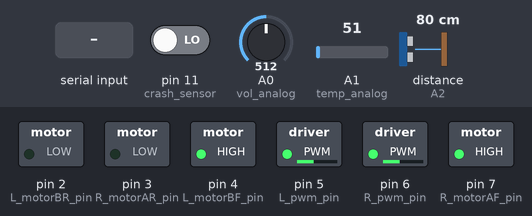
A sketch run on a simulated Arduino Uno, built for the host (arithmetic inside an expression is 32-bit, double 64-bit). On the bench: switched loads named in the sketch (green lamp = pin HIGH). Wiring (inferred from the names in the program): ultrasonic range finder: trigger A3; echo A2. Inputs (shaded band) come from the test bench; at power-on: distance to the obstacle (sensor on A2) 80 cm, pin 11 (crash_sensor) LOW, A0 (vol_analog) = 512, A1 (temp_analog) = 51. The echo pulse lasts 58.3 µs per cm; an integer division by zero does not stop the program and gives all ones (-1); pins used as bus, display or sensor lines are not drawn; what the sketch prints to the serial monitor is not drawn.

Above: at 1.2 s.
1.3 s: distance to the obstacle (sensor on A2) set to 2 cm
At 3.0 s:
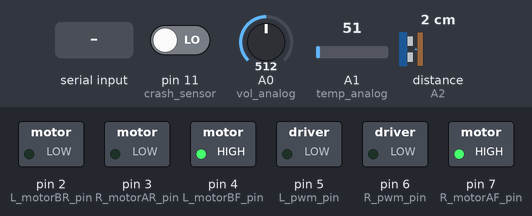
3.5 s: "90,45\n" received over Serial
5.3 s: distance to the obstacle (sensor on A2) set to 60 cm
At 7.8 s:
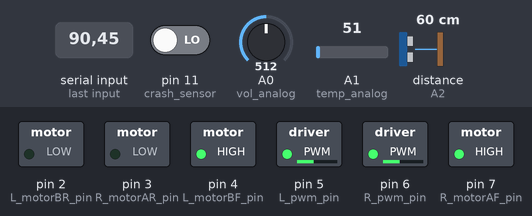
9.8 s: "90\n" received over Serial
At 12.0 s:
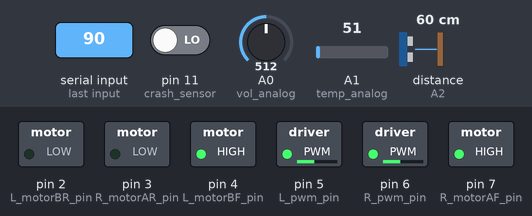
12.6 s: distance to the obstacle (sensor on A2) set to 4 cm
At 13.7 s:
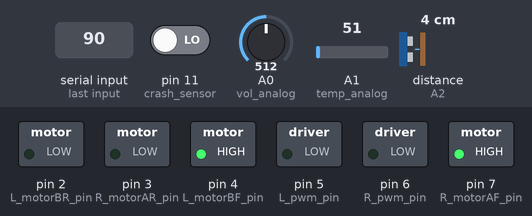
14.4 s: distance to the obstacle (sensor on A2) set to 120 cm
At 16.0 s:
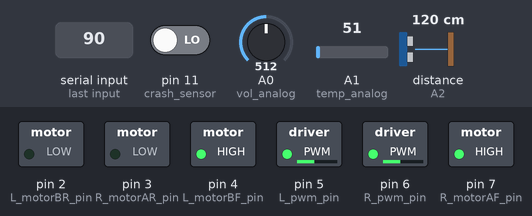
Timing chart, 0 to 17.1 s (numbered marks = the images above; inputs shaded):
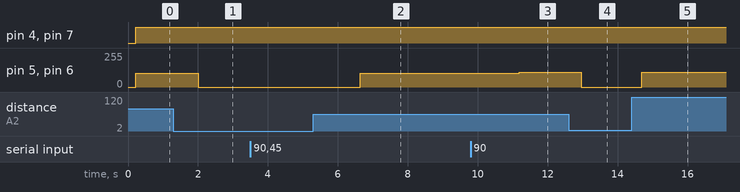

Measured:
- after the input at 1.3 s, pin 5 (L_pwm_pin), pin 6 (R_pwm_pin): 105/255 → 0/255 after 0.70 s
- after the input at 3.5 s, every drawn part: stays the same
- after the input at 5.3 s, pin 5 (L_pwm_pin), pin 6 (R_pwm_pin): 0/255 → 105/255 after 1.3 s
- after the input at 9.8 s, pin 5 (L_pwm_pin), pin 6 (R_pwm_pin): 105/255 → 110/255 after 1.4 s
- after the input at 12.6 s, pin 5 (L_pwm_pin), pin 6 (R_pwm_pin): 110/255 → 0/255 after 0.37 s
- after the input at 14.4 s, pin 5 (L_pwm_pin), pin 6 (R_pwm_pin): 0/255 → 110/255 after 0.30 s

The sketch:

moter_semi.ino
```cpp
#define vol_analog A0
#define temp_analog A1
#define echo A2
#define trig A3

int R_pwm_pin=6;
int R_motorAF_pin=7;
int R_motorAR_pin=3;
int L_motorBF_pin=4;
int L_motorBR_pin=2;
int L_pwm_pin=5;
int crash_sensor = 11;
int data;


// input
int target_dis;
int target_vel;
int current_dis;
int current_vel;
//Parameter
int Speed_L;
int Speed_R;

void setup() {
  Serial.begin(9600);
  //output
  pinMode(L_motorBF_pin, OUTPUT);
  pinMode(L_motorBR_pin, OUTPUT);
  pinMode(R_motorAF_pin, OUTPUT);
  pinMode(R_motorAR_pin, OUTPUT);
  pinMode(trig, OUTPUT);
  //input
  pinMode(echo, INPUT);
  pinMode(vol_analog,INPUT);
  pinMode(crash_sensor,INPUT);
  // parameter output initialize
  analogWrite(L_pwm_pin,0);
  analogWrite(R_pwm_pin,0);
  digitalWrite(L_motorBF_pin, LOW);
  digitalWrite(L_motorBR_pin, LOW);
  digitalWrite(R_motorAF_pin, LOW);
  digitalWrite(R_motorAR_pin, LOW);
  Speed_L=100;
  Speed_R=100;
  current_vel = 100;
  target_vel = 150;
  target_dis = 50;
  current_dis =120;
}
void Motor(int LBF,int LBR, int RAF, int RAR){
  digitalWrite(L_motorBF_pin, LBF);
  digitalWrite(L_motorBR_pin, LBR);
  digitalWrite(R_motorAF_pin, RAF);
  digitalWrite(R_motorAR_pin, RAR);
}
void Speed_set(){
  analogWrite(L_pwm_pin,Speed_L);
  analogWrite(R_pwm_pin,Speed_R);
}
void Forward(){
  Motor(HIGH,LOW,HIGH,LOW);
  Speed_L = current_vel;
  Speed_R = current_vel;
}
void Backward(){
Motor(HIGH,LOW,HIGH,LOW);
}
void Stop(){
 Motor(HIGH,LOW,HIGH,LOW);
  Speed_L = 0;
  Speed_R = 0;
}
void Deceleration(){
   Motor(HIGH,LOW,HIGH,LOW);
   current_vel =current_vel-10;
   Speed_L = current_vel;
   Speed_R = current_vel;

}
void Acceleration(){
 Motor(HIGH,LOW,HIGH,LOW);
  current_vel =current_vel+5;
  Speed_L = current_vel;
  Speed_R = current_vel;

}
void distance(){
  digitalWrite(trig,HIGH);
  delayMicroseconds(10);
  digitalWrite(trig,LOW);
  current_dis = pulseIn(echo,HIGH) * 17 /1000;
  Serial.println("distance()안에 들어옴");
}

void battery(){
  int vout = 0;
  int vin = 0;
  int R1 = 30000;
  int R2 = 7500;
  int vol_value = 0;
  vol_value = analogRead(vol_analog);
  vout = (vol_value * 5) / 1024;
  vin = vout / (R2 / (R1 + R2));
  Serial.print("battery");
  Serial.println(vin+4000);
}

void temp(){
  int temp_value;
  int temp;
   temp_value = analogRead(temp_analog);
   temp = temp_value/2;
   Serial.print("temp안에 들어옴");
   Serial.println(temp+3000);
}

void serial(){
  Serial.println("serial안에 들어옴");
  Serial.print("target_dis  in serial : ");
    Serial.println(target_dis);
  if(Serial.available()>0){
   data = Serial.parseInt();
    if(data>=1000){
     target_dis = data - 1000;
     Serial.print("target_dis  in serial : ");
     Serial.println(target_dis);
    }
    else if(data>=0&&data<1000){
     data = map(data,0,110,0,255);
     Serial.print("data 변환값: ");
     Serial.println(data);
     Serial.print("target_vel : ");
     Serial.println(target_vel);
      target_vel = data;
    }
    //data = Serial.parseInt();
    Serial.print("target_dis  in serial : ");
    Serial.println(target_dis);
  }
}
void crash(){
  int crash_val = digitalRead(crash_sensor);
  Serial.print("crash안에 들어옴");
  Serial.println(crash_val);
}
void loop() {
  /*if(Serial.available()>0){
    char data;
    data=Serial.read();
    if(data=='F'){
      Serial.println("시작");*/
      int data;
      distance();
      Serial.print("target_dis : ");
        Serial.println(target_dis);
      while(1){
        Serial.print("target_dis : ");
        Serial.println(target_dis);
        distance();
        serial();
        crash();
        Serial.println("while문실행중");
        Serial.print("target_vel : ");
        Serial.println(target_vel);
        Serial.print("target_dis : ");
        Serial.println(target_dis);
        if(current_dis<target_dis||current_dis>300||current_dis<5){
          Serial.println("1");
          crash();
          Serial.println("a");
          serial();
          Serial.println("b");
          Stop();
          Serial.println("1");
          Speed_set();
          Serial.println(current_vel);
          Serial.println(current_dis+1000);
          battery();
          temp();

        }else if(current_dis<target_dis){
          Serial.println("2");
          if(current_vel>=target_vel){
            Serial.println("3");
            crash();
            serial();
            Deceleration();
            Speed_set();
            Serial.println(current_vel);
            Serial.println(current_dis+1000);
             battery();
             temp();

          }else{
            Serial.println("4");
            crash();
            serial();
            Forward();
            Speed_set();
            Serial.println(current_vel);
            Serial.println(current_dis+1000);
             battery();
             temp();

          }
        }else if(current_dis==target_dis){
          Serial.println("5");
          if(current_vel<target_vel){
            Serial.println("6");
            crash();
            serial();
            Acceleration();
            Speed_set();
            Serial.println(current_vel);
            Serial.print(" CD=TD||CV<TV ");
            Serial.println(current_dis+1000);
             battery();
             temp();

          }else if(current_vel==target_vel){
            Serial.println("7");
            serial();
            Forward();
            Speed_set();
            Serial.println(current_vel);
           Serial.print(" CD=TD&&CV=TV ");
            Serial.println(current_dis+1000);
             battery();
             temp();

          }else{
            Serial.println("8");
            serial();
            Deceleration();
            Speed_set();
            Serial.println(current_vel);
            Serial.print(" CD=TD&&CV>TV ");
            Serial.println(current_dis+1000);
             battery();
             temp();
          }
        }else if(current_dis>target_dis){
          if(current_vel<=target_vel){
            Serial.println("9");
            serial();
            Acceleration();
            Speed_set();
            Serial.println(current_vel);
           Serial.print(" CD>TD&&CV<=TV ");
            Serial.println(current_dis+1000);
             battery();
             temp();

          }else{
            Serial.println("10");
            serial();
            Forward();
            Speed_set();
            Serial.print(current_vel);
            Serial.print(" CD>TD&&CV>TV ");
            Serial.println(current_dis+1000);
            battery();
            temp();

          }
        }
        Serial.println("11");
        //data=Serial.read();
        delay(1500);
      }


}
```
